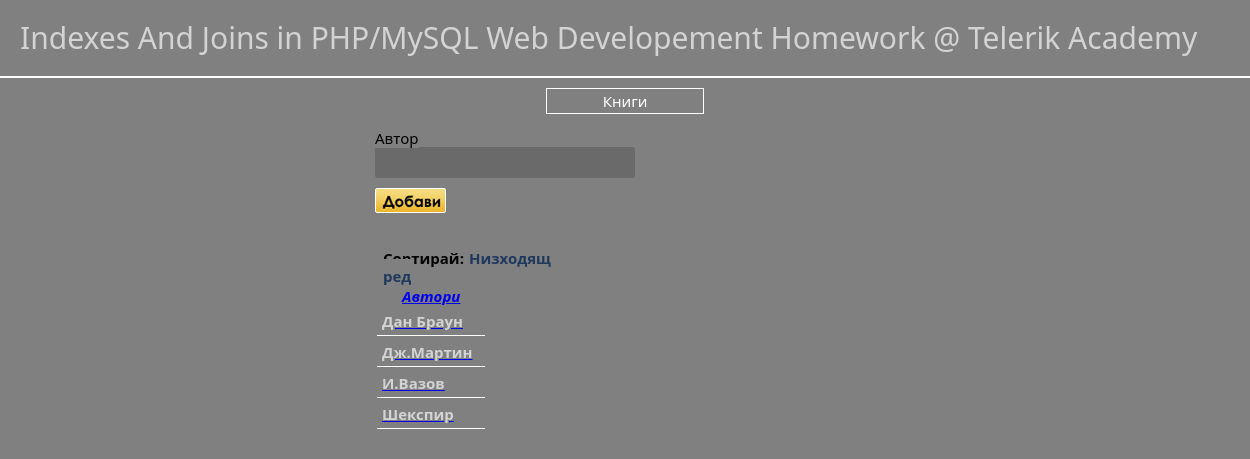
The page /homework4/new_author.php?sort=asc on the database its author committed.
### tables this page shows
CREATE TABLE IF NOT EXISTS `authors` (
  `author_id` int(11) NOT NULL AUTO_INCREMENT,
  `author_name` varchar(250) NOT NULL,
  PRIMARY KEY (`author_id`)
);

### homework4/new_author.php (the view, shortened to what this page needs)
<?php
include './includes/header.php';
require './includes/globals.php';
?>
<div class="table-wrapper">
<div class="index-btn"><a href="index.php">Книги</a></div>
<div id="add-author-form-container">
    <form method="POST">
        <span>Автор</span>
        <input type="text" name="author-name"/>
        <input type="submit" name="submit" value=""/>
    </form>
</div>
<div id="sort-div">
<?php
     if ($_GET['sort']=='asc') {
         echo 'Сортирай:<a href="new_author.php?sort=desc">Низходящ ред</а>';
     }
      else {
          echo 'Сортирай:<a href="new_author.php?sort=asc">Възходящ ред</а>';
      }
?>
</div>
    <table>
        <thead><tr><th>Автори</th></tr></thead>
        <tbody>
            <?php
            if ($_GET['sort'] == 'asc') {
                $getAllAuthorsQuery = mysqli_query($connection, 'SELECT author_id, author_name FROM authors ORDER BY author_name ASC');
            }
            else {
                $getAllAuthorsQuery = mysqli_query($connection, 'SELECT author_id, author_name FROM authors ORDER BY author_name DESC');
            }
                while ($row=$getAllAuthorsQuery->fetch_assoc()) {
                    echo '<tr><td><div class="author-name"><a href="booksList.php?authorID='.$row['author_id'].'">'.$row['author_name'].'</a></div></td></tr>';
                }
            ?>
        </tbody>
    </table>
</div>
<?php
include './includes/footer.php';
?>

### rows shown on the page
authors: author_name "Дан Браун"
authors: author_name "Дж.Мартин"
authors: author_name "И.Вазов"
authors: author_name "Шекспир"
